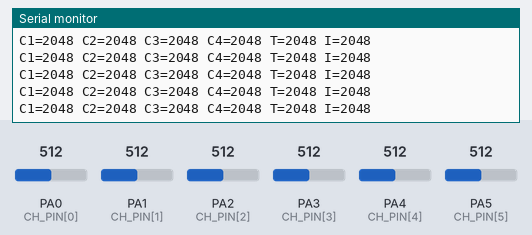
Recording of a sketch running on a simulated STM32 Blue Pill. On the bench: the last lines printed to the serial monitor. Inputs (shaded band) come from the test bench; at power-on: PA0 (CH_PIN[0]) = 512, PA1 (CH_PIN[1]) = 512, PA2 (CH_PIN[2]) = 512, PA3 (CH_PIN[3]) = 512, PA4 (CH_PIN[4]) = 512, PA5 (CH_PIN[5]) = 512 (analog values on the 0–1023 scale).

Above: at 1.2 s.
1.3 s: PA0 (CH_PIN[0]) set to 716
At 1.56 s:
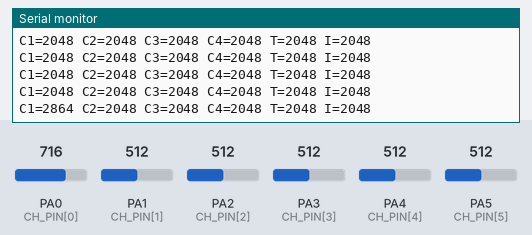
2.8 s: PA1 (CH_PIN[1]) set to 716
At 2.97 s:
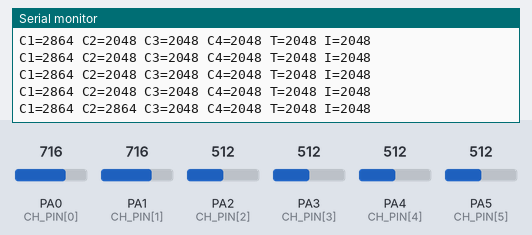
4.3 s: PA2 (CH_PIN[2]) set to 716
At 4.38 s:
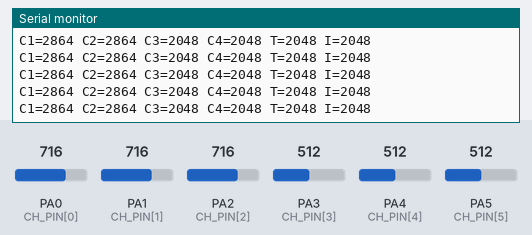
5.8 s: PA3 (CH_PIN[3]) set to 716
At 5.98 s:
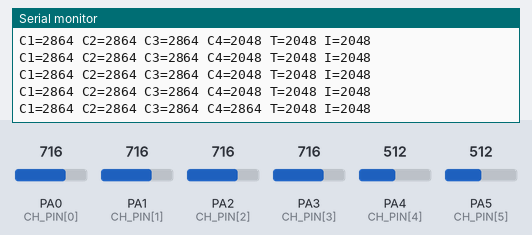
7.3 s: PA4 (CH_PIN[4]) set to 716
At 7.39 s:
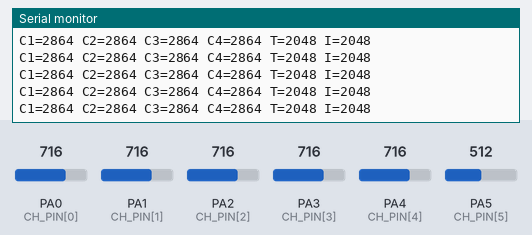
8.8 s: PA5 (CH_PIN[5]) set to 716
At 8.8 s:
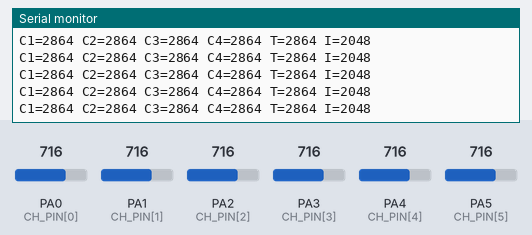

The sketch:

bms-adc-6ch.ino
```cpp
#include "config.h"

const uint8_t CH_PIN[NUM_CH] = { A0, A1, A2, A3, A4, A5 };

void setup() {
  Serial.begin(115200);
  analogReadResolution(12);
  for (uint8_t i = 0; i < NUM_CH; i++) {
    pinMode(CH_PIN[i], INPUT_ANALOG);
  }
  Serial.println("BMS ADC test: 6 channels");
}

void loop() {
  int v[NUM_CH];
  for (uint8_t i = 0; i < NUM_CH; i++) v[i] = analogRead(CH_PIN[i]);

  char buf[80];
  snprintf(buf, sizeof(buf), "C1=%d C2=%d C3=%d C4=%d T=%d I=%d",
           v[0], v[1], v[2], v[3], v[4], v[5]);
  Serial.println(buf);
  delay(200);
}
```

config.h
```cpp
#pragma once

#define NUM_CH            6
#define ADC_MAX_COUNTS    4095     // 12-bit
#define ADC_VREF_MV       3300

// 3.3 V at the ADC pin represents 5.0 V at the cell.
// A pot stands in for the real resistor divider in simulation.
#define CELL_DIVIDER_NUM  5000
#define CELL_DIVIDER_DEN  3300

// Current: 0..3.3 V at the pin maps to -50..+50 A
#define I_MIN_MA          (-50000L)
#define I_MAX_MA          (50000L)
```

Measured:
- after the input at 1.3 s, the serial monitor: prints a new line after 0.11 s (image 1)
- after the input at 2.8 s, the serial monitor: prints a new line at once (image 2)
- after the input at 5.8 s, the serial monitor: prints a new line at once (image 4)
